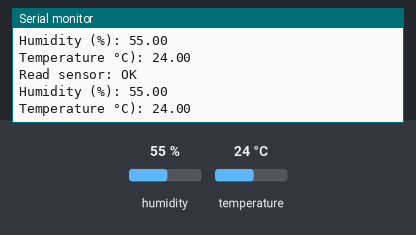
Simulated run of this sketch. Board: Arduino Uno, built with avr-gcc and run on an emulated ATmega328P. On the bench: the last lines printed to the serial monitor. Inputs (shaded band) come from the test bench; at power-on: humidity 55 %, temperature 24 °C.

Above: at 2.8 s.
2.9 s: humidity set to 22 %
At 4.9 s:
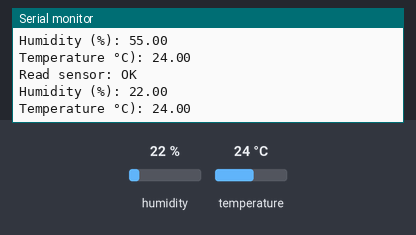
5.6 s: temperature set to 12 °C
At 7.3 s:
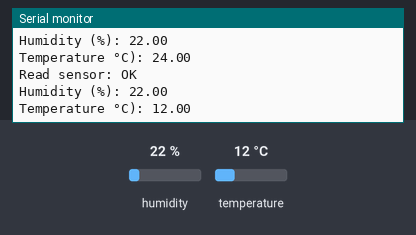
8.3 s: humidity set to 40 %
At 11.0 s:
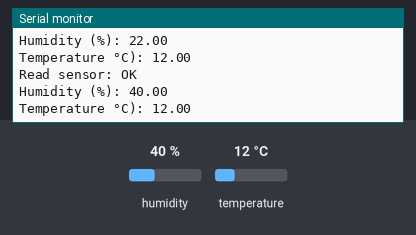
Timing chart, 0 to 12.5 s (numbered marks = the images above; inputs shaded):
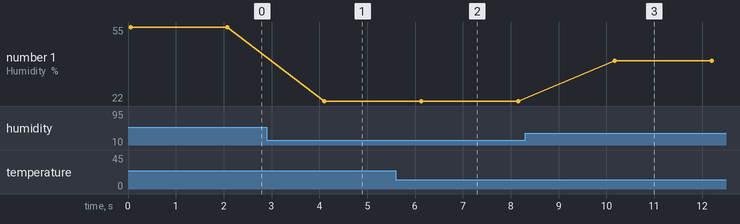

Measured:
- after the input at 2.9 s, the serial monitor: prints a new line after 1.2 s (image 1)
- after the input at 5.6 s, the serial monitor: prints a new line after 0.55 s (image 2)
- after the input at 8.3 s, the serial monitor: prints a new line after 1.9 s (image 3)
- plotted number 1: 55 → 22 after the input at 2.9 s, 22 → 40 after the input at 8.3 s

The sketch:

dht11.ino
```cpp
#include <dht11.h>

dht11 DHT11;

// 设置 DHT 引脚 为 Pin 8
#define DHT11PIN 8

void setup() {
  Serial.begin(9600);

  Serial.println("DHT11 TEST PROGRAM");
  Serial.print("LIBRARY");
  // 输出 DHT 库的版本号
  Serial.println(DHT11LIB_VERSION);
  Serial.println();
}

void loop() {
  Serial.println("\n");

  int chk = DHT11.read(DHT11PIN);

  // 测试 DHT 是否正确连接
  Serial.print("Read sensor: ");
  switch (chk)
  {
    case DHTLIB_OK:
    Serial.println("OK");
    break;
    case DHTLIB_ERROR_CHECKSUM:
    Serial.println("Checksum error");
    break;
    case DHTLIB_ERROR_TIMEOUT:
    Serial.println("Time out error");
    break;
    default:
    Serial.println("Unknown error");
    break;
  }

  // 获取测量数据
  Serial.print("Humidity (%): ");
  Serial.println((float)DHT11.humidity, 2);

  Serial.print("Temperature °C): ");
  Serial.println((float)DHT11.temperature, 2);

  delay(2000);
}
```
